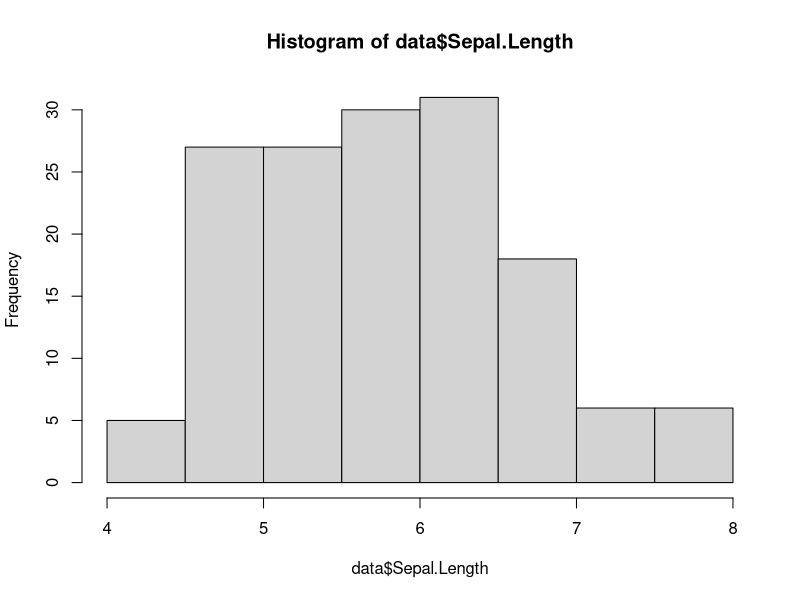
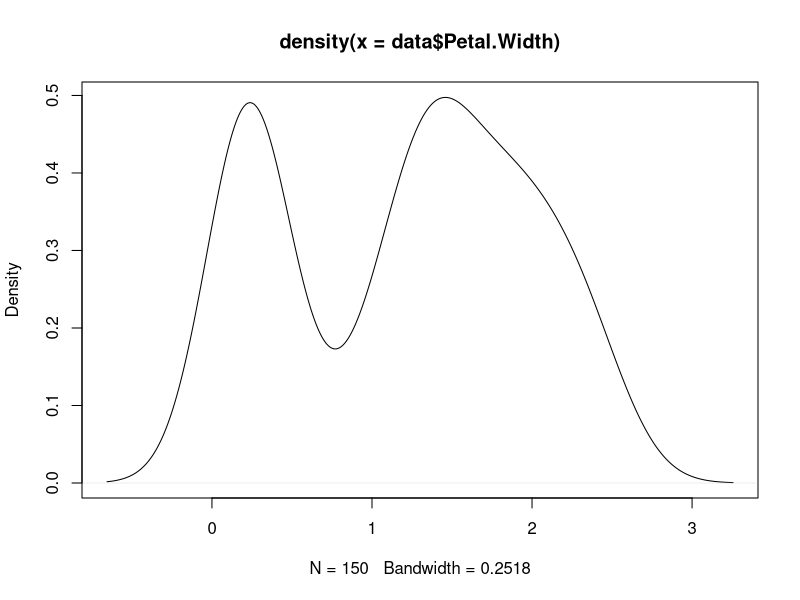
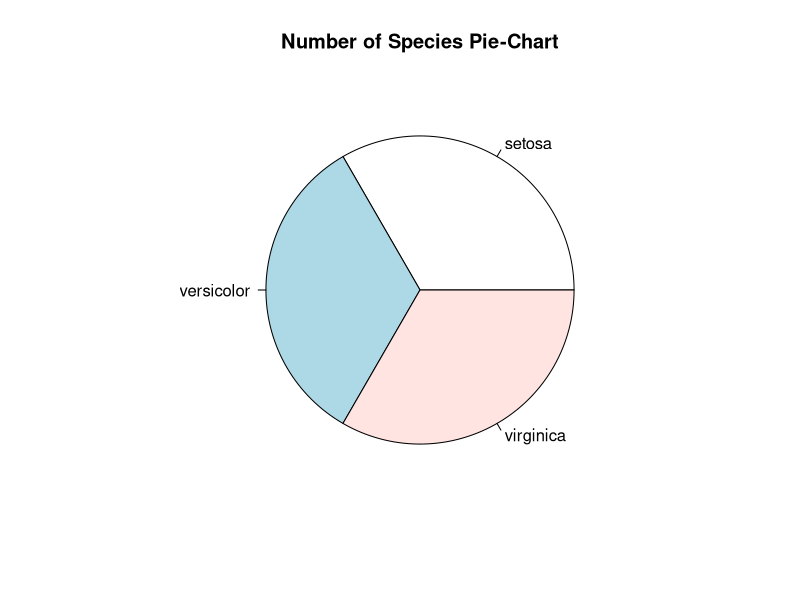
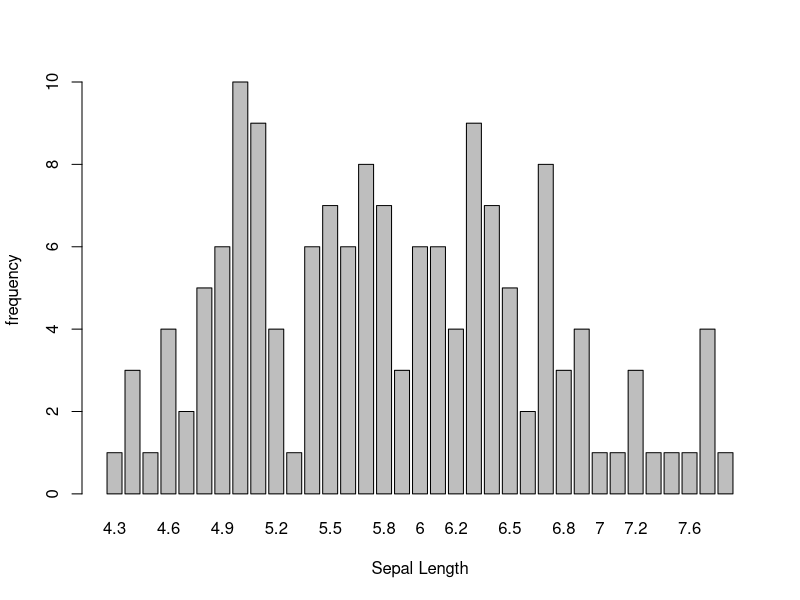
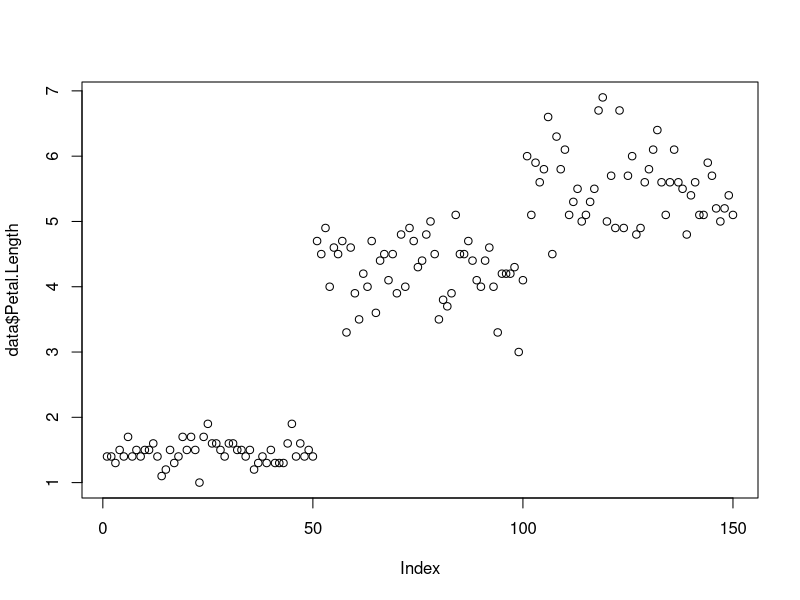
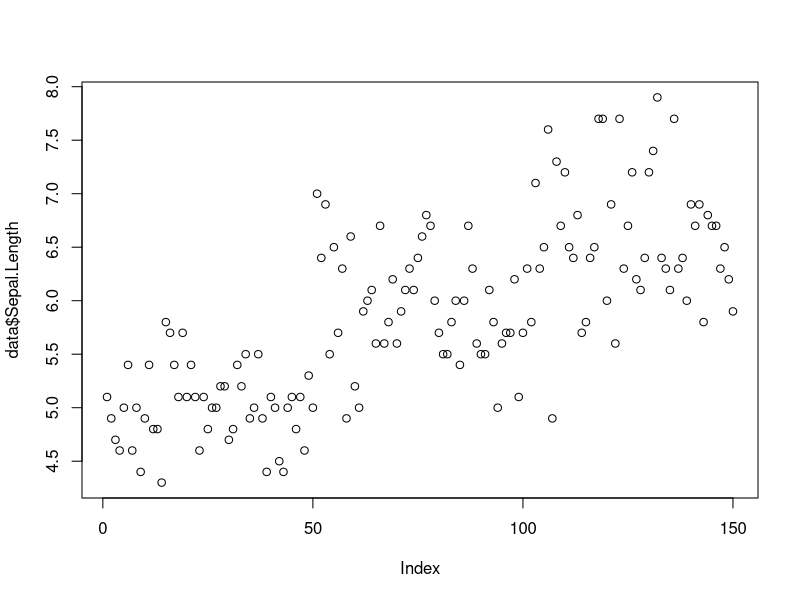

These charts were generated, in order, by the following R code:
data<-iris

summary(data)
head(data)
tail(data)

mean(data$Sepal.Length)
median(data$Sepal.Width)
range(data$Petal.Length)

var(data$Petal.Width)
quantile(data$Sepal.Length)

table(data$Species)

cov(data$Sepal.Length, data$Petal.Length)
cor(data$Sepal.Length, data$Petal.Length)
hist(data$Sepal.Length)

plot(density(data$Petal.Width))

pie(table(data$Species),main="Number of Species Pie-Chart")
barplot(table(data$Sepal.Length),xlab="Sepal Length",ylab="frequency")

plot(data$Petal.Length)
plot(data$Sepal.Length)